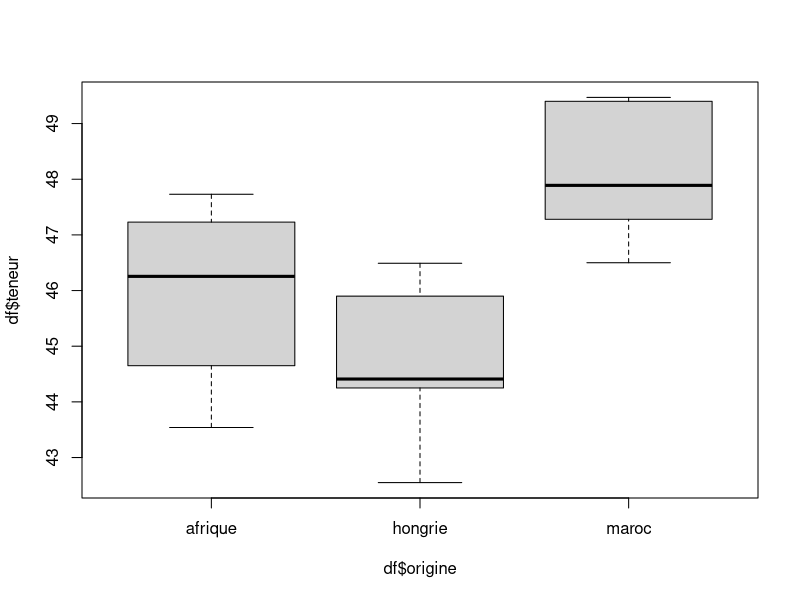
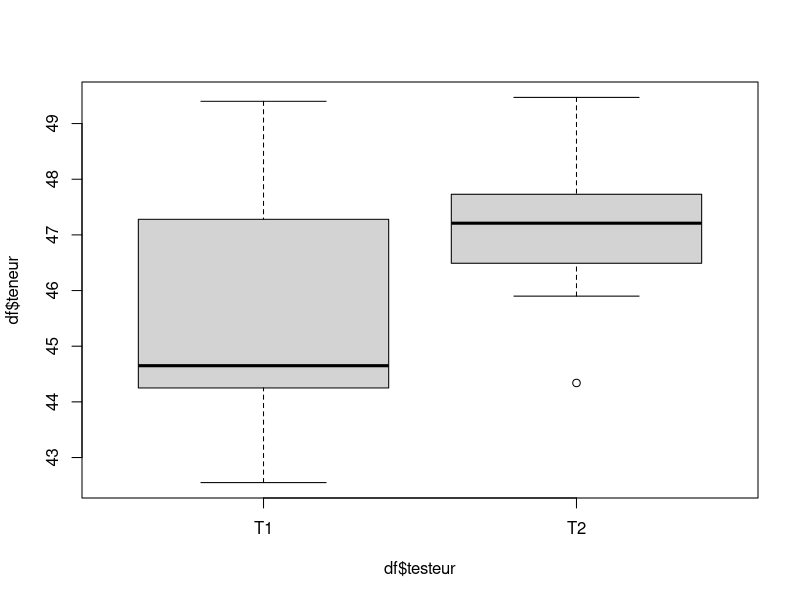

Write the R code that produced these figures, in order. (Note: this script raises an error after producing the figures.)
rm(list=ls())
df = read.table("tournesol.txt",h=T)
df
# testeur : outil utilise pour obtenir la teneur en acides gras des tournesols
boxplot(df$teneur~df$origine)
boxplot(df$teneur~df$testeur)
coplot(df$teneur~df$origine|df$testeur)
#etudier les interactions
interaction.plot(df$testeur,df$origine,df$teneur)
# on n'obtient pas des droites paralleles : il y a interaction avec le testeur

ft = factor(df$testeur)
fo = factor(df$origine)

lm1 = lm(df$teneur~ft*fo)
summary(lm1)
tapply(df$teneur,interaction(df$testeur,df$origine),mean)
anova(lm1)
# on teste les interactions avec un risque de 10% et non 5%: donc il y a au moins
# un des interactions non nulle : on garde le modele avec interaction
lm2 = lm(df$teneur~fo,subset=df$testeur=="T2")
summary(lm2)

bartlett.test(df$teneur,interaction(ft,fo))
plot(lm1,4)
# Pas de valeur aberrante (seuil = 0.5) : on peut retenir le modele